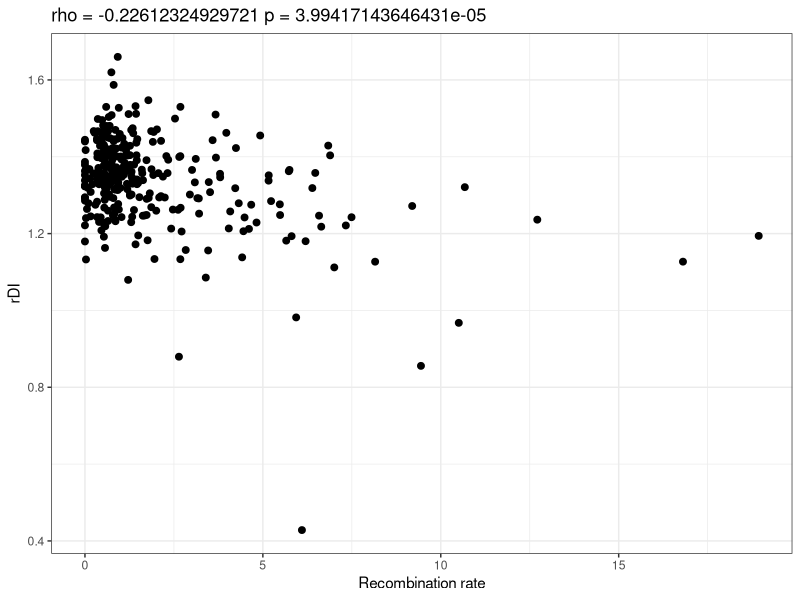

Source code (R):
# Title     : rdi plotting
# Objective : plot rdi against recomb per window
# Created by: henryjuho
# Created on: 06/11/2017

library(ggplot2)

window_data = read.delim('filtered_2Mb_windows.txt')
window_data$rdi = as.numeric(as.character(window_data$n_del)) / as.numeric(as.character(window_data$n_ins))

cor_res = cor.test(window_data$rec_rate, window_data$rdi, method='spearman', exact=NULL)

rdi_plot = ggplot(window_data, aes(x=rec_rate, y=rdi)) +
      geom_point(stat='identity', size = 2) +
      theme_bw() +
      xlab('Recombination rate')  + ylab('rDI') +
      ggtitle(paste('rho =', cor_res$estimate, 'p =', cor_res$p.value))

png(file='window_rdi.png', width=9, height=3, units='in', res=360)

rdi_plot

dev.off()
